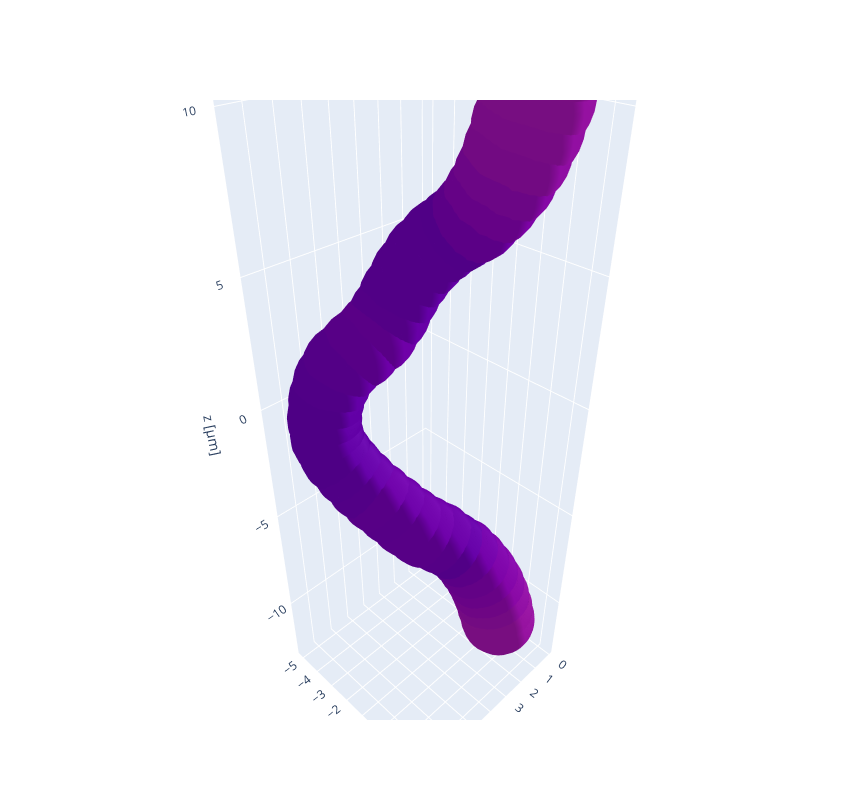

The notebook cell saved with this chart:
### Markdown cell above
# SHOW ELLIPSOID REPRESENTATION

### Code cell
cmap = plt.get_cmap('plasma')

#### Some math: generate points on the surface of ellipsoid
u, v = np.mgrid[-np.pi:np.pi:20j, -np.pi/2:np.pi/2:20j]

q = [
    np.cos(u) * np.cos(v),
    np.sin(v),
    np.sin(u) * np.cos(v)
]

#### Get data from each ellipsoid of the axon/myelin
data = []
colors = []
    
# Loop over each axon/myelin (except that we limit the loop to only loop over the selected example)
for axon in conf_output['axons'][idx_mesh:idx_mesh+1]:
    
    colors.append(axon['color'])
    
    # Something to normalise the color scale against
    scaler_color = axon['maxDiameter']

    ellipsoid_myelinDiameters = []

    # Loop over each ellipsoid
    for ellipsoid in axon['ellipsoids']:
        
        S = np.reshape(ellipsoid['shape'], (3, 3))
    
        x = S[0, 0] * q[0] + S[0, 1] * q[1] + S[0, 2] * q[2] + ellipsoid['position'][0]
        y = S[1, 0] * q[0] + S[1, 1] * q[1] + S[1, 2] * q[2] + ellipsoid['position'][1]
        z = S[2, 0] * q[0] + S[2, 1] * q[1] + S[2, 2] * q[2] + ellipsoid['position'][2]
        
        # color according to myelinDiameter
        rgba = cmap(ellipsoid['myelinDiameter'] / scaler_color - 0.5)

        # convert to format that pyplot likes
        rgba = tuple(int(value*255) for value in rgba[:-1]) + (int(rgba[-1]),)
    
        plot_ellipsoid = Mesh3d(
            x=x.flatten(),
            y=y.flatten(),
            z=z.flatten(), 
            alphahull=0,
            colorscale='viridis',
            color=f'rgba{rgba}'
        )

        data.append(plot_ellipsoid)
    
layout = go.Layout(
    scene=dict(
        aspectmode='data',
        xaxis_title='x [μm]',
        yaxis_title='y [μm]',
        zaxis_title='z [μm]'
    ), 
    width=850,
    height=800,
)

fig = go.Figure(data=data, layout=layout)
fig.show()

### Figure 1 — Plotly figure (JSON) as saved in the notebook; plotly's stock layout.template omitted (floating-point values rounded to 4 significant figures; data arrays with more than 128 entries replaced by an {"elided": "..."} marker saying what was removed)
{"data": [{"alphahull": 0, "color": "rgba(150, 18, 160, 1)", "colorscale": [[0, "#440154"], [0.1111, "#482878"], [0.2222, "#3e4989"], [0.3333, "#31688e"], [0.4444, "#26828e"], [0.5556, "#1f9e89"], [0.6667, "#35b779"], [0.7778, "#6ece58"], [0.8889, "#b5de2b"], [1, "#fde725"]], "type": "mesh3d", "x": {"elided": "400 float values"}, "y": {"elided": "400 float values"}, "z": {"elided": "400 float values"}}, {"alphahull": 0, "color": "rgba(149, 17, 161, 1)", "colorscale": [[0, "#440154"], [0.1111, "#482878"], [0.2222, "#3e4989"], [0.3333, "#31688e"], [0.4444, "#26828e"], [0.5556, "#1f9e89"], [0.6667, "#35b779"], [0.7778, "#6ece58"], [0.8889, "#b5de2b"], [1, "#fde725"]], "type": "mesh3d", "x": {"elided": "400 float values"}, "y": {"elided": "400 float values"}, "z": {"elided": "400 float values"}}, {"alphahull": 0, "color": "rgba(146, 15, 162, 1)", "colorscale": [[0, "#440154"], [0.1111, "#482878"], [0.2222, "#3e4989"], [0.3333, "#31688e"], [0.4444, "#26828e"], [0.5556, "#1f9e89"], [0.6667, "#35b779"], [0.7778, "#6ece58"], [0.8889, "#b5de2b"], [1, "#fde725"]], "type": "mesh3d", "x": {"elided": "400 float values"}, "y": {"elided": "400 float values"}, "z": {"elided": "400 float values"}}, {"alphahull": 0, "color": "rgba(143, 13, 163, 1)", "colorscale": [[0, "#440154"], [0.1111, "#482878"], [0.2222, "#3e4989"], [0.3333, "#31688e"], [0.4444, "#26828e"], [0.5556, "#1f9e89"], [0.6667, "#35b779"], [0.7778, "#6ece58"], [0.8889, "#b5de2b"], [1, "#fde725"]], "type": "mesh3d", "x": {"elided": "400 float values"}, "y": {"elided": "400 float values"}, "z": {"elided": "400 float values"}}, {"alphahull": 0, "color": "rgba(134, 7, 166, 1)", "colorscale": [[0, "#440154"], [0.1111, "#482878"], [0.2222, "#3e4989"], [0.3333, "#31688e"], [0.4444, "#26828e"], [0.5556, "#1f9e89"], [0.6667, "#35b779"], [0.7778, "#6ece58"], [0.8889, "#b5de2b"], [1, "#fde725"]], "type": "mesh3d", "x": {"elided": "400 float values"}, "y": {"elided": "400 float values"}, "z": {"elided": "400 float values"}}, {"alphahull": 0, "color": "rgba(126, 3, 167, 1)", "colorscale": [[0, "#440154"], [0.1111, "#482878"], [0.2222, "#3e4989"], [0.3333, "#31688e"], [0.4444, "#26828e"], [0.5556, "#1f9e89"], [0.6667, "#35b779"], [0.7778, "#6ece58"], [0.8889, "#b5de2b"], [1, "#fde725"]], "type": "mesh3d", "x": {"elided": "400 float values"}, "y": {"elided": "400 float values"}, "z": {"elided": "400 float values"}}, {"alphahull": 0, "color": "rgba(114, 0, 168, 1)", "colorscale": [[0, "#440154"], [0.1111, "#482878"], [0.2222, "#3e4989"], [0.3333, "#31688e"], [0.4444, "#26828e"], [0.5556, "#1f9e89"], [0.6667, "#35b779"], [0.7778, "#6ece58"], [0.8889, "#b5de2b"], [1, "#fde725"]], "type": "mesh3d", "x": {"elided": "400 float values"}, "y": {"elided": "400 float values"}, "z": {"elided": "400 float values"}}, {"alphahull": 0, "color": "rgba(100, 0, 167, 1)", "colorscale": [[0, "#440154"], [0.1111, "#482878"], [0.2222, "#3e4989"], [0.3333, "#31688e"], [0.4444, "#26828e"], [0.5556, "#1f9e89"], [0.6667, "#35b779"], [0.7778, "#6ece58"], [0.8889, "#b5de2b"], [1, "#fde725"]], "type": "mesh3d", "x": {"elided": "400 float values"}, "y": {"elided": "400 float values"}, "z": {"elided": "400 float values"}}, {"alphahull": 0, "color": "rgba(101, 0, 167, 1)", "colorscale": [[0, "#440154"], [0.1111, "#482878"], [0.2222, "#3e4989"], [0.3333, "#31688e"], [0.4444, "#26828e"], [0.5556, "#1f9e89"], [0.6667, "#35b779"], [0.7778, "#6ece58"], [0.8889, "#b5de2b"], [1, "#fde725"]], "type": "mesh3d", "x": {"elided": "400 float values"}, "y": {"elided": "400 float values"}, "z": {"elided": "400 float values"}}, {"alphahull": 0, "color": "rgba(101, 0, 167, 1)", "colorscale": [[0, "#440154"], [0.1111, "#482878"], [0.2222, "#3e4989"], [0.3333, "#31688e"], [0.4444, "#26828e"], [0.5556, "#1f9e89"], [0.6667, "#35b779"], [0.7778, "#6ece58"], [0.8889, "#b5de2b"], [1, "#fde725"]], "type": "mesh3d", "x": {"elided": "400 float values"}, "y": {"elided": "400 float values"}, "z": {"elided": "400 float values"}}, {"alphahull": 0, "color": "rgba(101, 0, 167, 1)", "colorscale": [[0, "#440154"], [0.1111, "#482878"], [0.2222, "#3e4989"], [0.3333, "#31688e"], [0.4444, "#26828e"], [0.5556, "#1f9e89"], [0.6667, "#35b779"], [0.7778, "#6ece58"], [0.8889, "#b5de2b"], [1, "#fde725"]], "type": "mesh3d", "x": {"elided": "400 float values"}, "y": {"elided": "400 float values"}, "z": {"elided": "400 float values"}}, {"alphahull": 0, "color": "rgba(101, 0, 167, 1)", "colorscale": [[0, "#440154"], [0.1111, "#482878"], [0.2222, "#3e4989"], [0.3333, "#31688e"], [0.4444, "#26828e"], [0.5556, "#1f9e89"], [0.6667, "#35b779"], [0.7778, "#6ece58"], [0.8889, "#b5de2b"], [1, "#fde725"]], "type": "mesh3d", "x": {"elided": "400 float values"}, "y": {"elided": "400 float values"}, "z": {"elided": "400 float values"}}, {"alphahull": 0, "color": "rgba(104, 0, 167, 1)", "colorscale": [[0, "#440154"], [0.1111, "#482878"], [0.2222, "#3e4989"], [0.3333, "#31688e"], [0.4444, "#26828e"], [0.5556, "#1f9e89"], [0.6667, "#35b779"], [0.7778, "#6ece58"], [0.8889, "#b5de2b"], [1, "#fde725"]], "type": "mesh3d", "x": {"elided": "400 float values"}, "y": {"elided": "400 float values"}, "z": {"elided": "400 float values"}}, {"alphahull": 0, "color": "rgba(111, 0, 168, 1)", "colorscale": [[0, "#440154"], [0.1111, "#482878"], [0.2222, "#3e4989"], [0.3333, "#31688e"], [0.4444, "#26828e"], [0.5556, "#1f9e89"], [0.6667, "#35b779"], [0.7778, "#6ece58"], [0.8889, "#b5de2b"], [1, "#fde725"]], "type": "mesh3d", "x": {"elided": "400 float values"}, "y": {"elided": "400 float values"}, "z": {"elided": "400 float values"}}, {"alphahull": 0, "color": "rgba(109, 0, 168, 1)", "colorscale": [[0, "#440154"], [0.1111, "#482878"], [0.2222, "#3e4989"], [0.3333, "#31688e"], [0.4444, "#26828e"], [0.5556, "#1f9e89"], [0.6667, "#35b779"], [0.7778, "#6ece58"], [0.8889, "#b5de2b"], [1, "#fde725"]], "type": "mesh3d", "x": {"elided": "400 float values"}, "y": {"elided": "400 float values"}, "z": {"elided": "400 float values"}}, {"alphahull": 0, "color": "rgba(104, 0, 167, 1)", "colorscale": [[0, "#440154"], [0.1111, "#482878"], [0.2222, "#3e4989"], [0.3333, "#31688e"], [0.4444, "#26828e"], [0.5556, "#1f9e89"], [0.6667, "#35b779"], [0.7778, "#6ece58"], [0.8889, "#b5de2b"], [1, "#fde725"]], "type": "mesh3d", "x": {"elided": "400 float values"}, "y": {"elided": "400 float values"}, "z": {"elided": "400 float values"}}, {"alphahull": 0, "color": "rgba(100, 0, 167, 1)", "colorscale": [[0, "#440154"], [0.1111, "#482878"], [0.2222, "#3e4989"], [0.3333, "#31688e"], [0.4444, "#26828e"], [0.5556, "#1f9e89"], [0.6667, "#35b779"], [0.7778, "#6ece58"], [0.8889, "#b5de2b"], [1, "#fde725"]], "type": "mesh3d", "x": {"elided": "400 float values"}, "y": {"elided": "400 float values"}, "z": {"elided": "400 float values"}}, {"alphahull": 0, "color": "rgba(98, 0, 166, 1)", "colorscale": [[0, "#440154"], [0.1111, "#482878"], [0.2222, "#3e4989"], [0.3333, "#31688e"], [0.4444, "#26828e"], [0.5556, "#1f9e89"], [0.6667, "#35b779"], [0.7778, "#6ece58"], [0.8889, "#b5de2b"], [1, "#fde725"]], "type": "mesh3d", "x": {"elided": "400 float values"}, "y": {"elided": "400 float values"}, "z": {"elided": "400 float values"}}, {"alphahull": 0, "color": "rgba(98, 0, 166, 1)", "colorscale": [[0, "#440154"], [0.1111, "#482878"], [0.2222, "#3e4989"], [0.3333, "#31688e"], [0.4444, "#26828e"], [0.5556, "#1f9e89"], [0.6667, "#35b779"], [0.7778, "#6ece58"], [0.8889, "#b5de2b"], [1, "#fde725"]], "type": "mesh3d", "x": {"elided": "400 float values"}, "y": {"elided": "400 float values"}, "z": {"elided": "400 float values"}}, {"alphahull": 0, "color": "rgba(98, 0, 166, 1)", "colorscale": [[0, "#440154"], [0.1111, "#482878"], [0.2222, "#3e4989"], [0.3333, "#31688e"], [0.4444, "#26828e"], [0.5556, "#1f9e89"], [0.6667, "#35b779"], [0.7778, "#6ece58"], [0.8889, "#b5de2b"], [1, "#fde725"]], "type": "mesh3d", "x": {"elided": "400 float values"}, "y": {"elided": "400 float values"}, "z": {"elided": "400 float values"}}, {"alphahull": 0, "color": "rgba(98, 0, 166, 1)", "colorscale": [[0, "#440154"], [0.1111, "#482878"], [0.2222, "#3e4989"], [0.3333, "#31688e"], [0.4444, "#26828e"], [0.5556, "#1f9e89"], [0.6667, "#35b779"], [0.7778, "#6ece58"], [0.8889, "#b5de2b"], [1, "#fde725"]], "type": "mesh3d", "x": {"elided": "400 float values"}, "y": {"elided": "400 float values"}, "z": {"elided": "400 float values"}}, {"alphahull": 0, "color": "rgba(100, 0, 167, 1)", "colorscale": [[0, "#440154"], [0.1111, "#482878"], [0.2222, "#3e4989"], [0.3333, "#31688e"], [0.4444, "#26828e"], [0.5556, "#1f9e89"], [0.6667, "#35b779"], [0.7778, "#6ece58"], [0.8889, "#b5de2b"], [1, "#fde725"]], "type": "mesh3d", "x": {"elided": "400 float values"}, "y": {"elided": "400 float values"}, "z": {"elided": "400 float values"}}, {"alphahull": 0, "color": "rgba(103, 0, 167, 1)", "colorscale": [[0, "#440154"], [0.1111, "#482878"], [0.2222, "#3e4989"], [0.3333, "#31688e"], [0.4444, "#26828e"], [0.5556, "#1f9e89"], [0.6667, "#35b779"], [0.7778, "#6ece58"], [0.8889, "#b5de2b"], [1, "#fde725"]], "type": "mesh3d", "x": {"elided": "400 float values"}, "y": {"elided": "400 float values"}, "z": {"elided": "400 float values"}}, {"alphahull": 0, "color": "rgba(109, 0, 168, 1)", "colorscale": [[0, "#440154"], [0.1111, "#482878"], [0.2222, "#3e4989"], [0.3333, "#31688e"], [0.4444, "#26828e"], [0.5556, "#1f9e89"], [0.6667, "#35b779"], [0.7778, "#6ece58"], [0.8889, "#b5de2b"], [1, "#fde725"]], "type": "mesh3d", "x": {"elided": "400 float values"}, "y": {"elided": "400 float values"}, "z": {"elided": "400 float values"}}, {"alphahull": 0, "color": "rgba(108, 0, 168, 1)", "colorscale": [[0, "#440154"], [0.1111, "#482878"], [0.2222, "#3e4989"], [0.3333, "#31688e"], [0.4444, "#26828e"], [0.5556, "#1f9e89"], [0.6667, "#35b779"], [0.7778, "#6ece58"], [0.8889, "#b5de2b"], [1, "#fde725"]], "type": "mesh3d", "x": {"elided": "400 float values"}, "y": {"elided": "400 float values"}, "z": {"elided": "400 float values"}}, {"alphahull": 0, "color": "rgba(109, 0, 168, 1)", "colorscale": [[0, "#440154"], [0.1111, "#482878"], [0.2222, "#3e4989"], [0.3333, "#31688e"], [0.4444, "#26828e"], [0.5556, "#1f9e89"], [0.6667, "#35b779"], [0.7778, "#6ece58"], [0.8889, "#b5de2b"], [1, "#fde725"]], "type": "mesh3d", "x": {"elided": "400 float values"}, "y": {"elided": "400 float values"}, "z": {"elided": "400 float values"}}, {"alphahull": 0, "color": "rgba(109, 0, 168, 1)", "colorscale": [[0, "#440154"], [0.1111, "#482878"], [0.2222, "#3e4989"], [0.3333, "#31688e"], [0.4444, "#26828e"], [0.5556, "#1f9e89"], [0.6667, "#35b779"], [0.7778, "#6ece58"], [0.8889, "#b5de2b"], [1, "#fde725"]], "type": "mesh3d", "x": {"elided": "400 float values"}, "y": {"elided": "400 float values"}, "z": {"elided": "400 float values"}}, {"alphahull": 0, "color": "rgba(106, 0, 167, 1)", "colorscale": [[0, "#440154"], [0.1111, "#482878"], [0.2222, "#3e4989"], [0.3333, "#31688e"], [0.4444, "#26828e"], [0.5556, "#1f9e89"], [0.6667, "#35b779"], [0.7778, "#6ece58"], [0.8889, "#b5de2b"], [1, "#fde725"]], "type": "mesh3d", "x": {"elided": "400 float values"}, "y": {"elided": "400 float values"}, "z": {"elided": "400 float values"}}, {"alphahull": 0, "color": "rgba(101, 0, 167, 1)", "colorscale": [[0, "#440154"], [0.1111, "#482878"], [0.2222, "#3e4989"], [0.3333, "#31688e"], [0.4444, "#26828e"], [0.5556, "#1f9e89"], [0.6667, "#35b779"], [0.7778, "#6ece58"], [0.8889, "#b5de2b"], [1, "#fde725"]], "type": "mesh3d", "x": {"elided": "400 float values"}, "y": {"elided": "400 float values"}, "z": {"elided": "400 float values"}}, {"alphahull": 0, "color": "rgba(114, 0, 168, 1)", "colorscale": [[0, "#440154"], [0.1111, "#482878"], [0.2222, "#3e4989"], [0.3333, "#31688e"], [0.4444, "#26828e"], [0.5556, "#1f9e89"], [0.6667, "#35b779"], [0.7778, "#6ece58"], [0.8889, "#b5de2b"], [1, "#fde725"]], "type": "mesh3d", "x": {"elided": "400 float values"}, "y": {"elided": "400 float values"}, "z": {"elided": "400 float values"}}, {"alphahull": 0, "color": "rgba(124, 2, 167, 1)", "colorscale": [[0, "#440154"], [0.1111, "#482878"], [0.2222, "#3e4989"], [0.3333, "#31688e"], [0.4444, "#26828e"], [0.5556, "#1f9e89"], [0.6667, "#35b779"], [0.7778, "#6ece58"], [0.8889, "#b5de2b"], [1, "#fde725"]], "type": "mesh3d", "x": {"elided": "400 float values"}, "y": {"elided": "400 float values"}, "z": {"elided": "400 float values"}}, {"alphahull": 0, "color": "rgba(130, 4, 167, 1)", "colorscale": [[0, "#440154"], [0.1111, "#482878"], [0.2222, "#3e4989"], [0.3333, "#31688e"], [0.4444, "#26828e"], [0.5556, "#1f9e89"], [0.6667, "#35b779"], [0.7778, "#6ece58"], [0.8889, "#b5de2b"], [1, "#fde725"]], "type": "mesh3d", "x": {"elided": "400 float values"}, "y": {"elided": "400 float values"}, "z": {"elided": "400 float values"}}, {"alphahull": 0, "color": "rgba(137, 8, 165, 1)", "colorscale": [[0, "#440154"], [0.1111, "#482878"], [0.2222, "#3e4989"], [0.3333, "#31688e"], [0.4444, "#26828e"], [0.5556, "#1f9e89"], [0.6667, "#35b779"], [0.7778, "#6ece58"], [0.8889, "#b5de2b"], [1, "#fde725"]], "type": "mesh3d", "x": {"elided": "400 float values"}, "y": {"elided": "400 float values"}, "z": {"elided": "400 float values"}}, {"alphahull": 0, "color": "rgba(144, 14, 163, 1)", "colorscale": [[0, "#440154"], [0.1111, "#482878"], [0.2222, "#3e4989"], [0.3333, "#31688e"], [0.4444, "#26828e"], [0.5556, "#1f9e89"], [0.6667, "#35b779"], [0.7778, "#6ece58"], [0.8889, "#b5de2b"], [1, "#fde725"]], "type": "mesh3d", "x": {"elided": "400 float values"}, "y": {"elided": "400 float values"}, "z": {"elided": "400 float values"}}, {"alphahull": 0, "color": "rgba(150, 18, 160, 1)", "colorscale": [[0, "#440154"], [0.1111, "#482878"], [0.2222, "#3e4989"], [0.3333, "#31688e"], [0.4444, "#26828e"], [0.5556, "#1f9e89"], [0.6667, "#35b779"], [0.7778, "#6ece58"], [0.8889, "#b5de2b"], [1, "#fde725"]], "type": "mesh3d", "x": {"elided": "400 float values"}, "y": {"elided": "400 float values"}, "z": {"elided": "400 float values"}}, {"alphahull": 0, "color": "rgba(150, 18, 160, 1)", "colorscale": [[0, "#440154"], [0.1111, "#482878"], [0.2222, "#3e4989"], [0.3333, "#31688e"], [0.4444, "#26828e"], [0.5556, "#1f9e89"], [0.6667, "#35b779"], [0.7778, "#6ece58"], [0.8889, "#b5de2b"], [1, "#fde725"]], "type": "mesh3d", "x": {"elided": "400 float values"}, "y": {"elided": "400 float values"}, "z": {"elided": "400 float values"}}], "layout": {"height": 800, "scene": {"aspectmode": "data", "xaxis": {"title": {"text": "x [μm]"}}, "yaxis": {"title": {"text": "y [μm]"}}, "zaxis": {"title": {"text": "z [μm]"}}}, "width": 850}}
